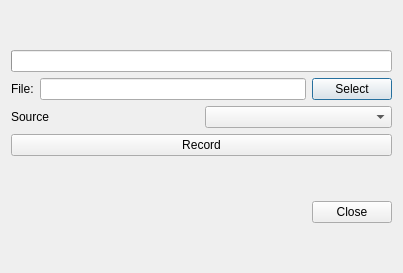
<?xml version="1.0" encoding="UTF-8"?>
<ui version="4.0">
 <class>RecordDialog</class>
 <widget class="QDialog" name="RecordDialog">
  <property name="geometry">
   <rect>
    <x>0</x>
    <y>0</y>
    <width>403</width>
    <height>273</height>
   </rect>
  </property>
  <property name="windowTitle">
   <string>Record</string>
  </property>
  <layout class="QVBoxLayout" name="verticalLayout_2">
   <item>
    <layout class="QVBoxLayout" name="verticalLayout">
     <item>
      <layout class="QHBoxLayout" name="horizontalLayout_3">
       <item>
        <widget class="QProgressBar" name="vuMeter">
         <property name="sizePolicy">
          <sizepolicy hsizetype="Expanding" vsizetype="Fixed">
           <horstretch>0</horstretch>
           <verstretch>0</verstretch>
          </sizepolicy>
         </property>
         <property name="toolTip">
          <string notr="true"/>
         </property>
         <property name="statusTip">
          <string notr="true"/>
         </property>
         <property name="maximum">
          <number>200</number>
         </property>
         <property name="value">
          <number>0</number>
         </property>
         <property name="textVisible">
          <bool>false</bool>
         </property>
        </widget>
       </item>
      </layout>
     </item>
     <item>
      <layout class="QHBoxLayout" name="horizontalLayout">
       <item>
        <widget class="QLabel" name="fileLabel">
         <property name="text">
          <string>File:</string>
         </property>
        </widget>
       </item>
       <item>
        <widget class="QLineEdit" name="fileEdit"/>
       </item>
       <item>
        <widget class="QPushButton" name="filePushButton">
         <property name="text">
          <string>Select</string>
         </property>
        </widget>
       </item>
      </layout>
     </item>
     <item>
      <layout class="QHBoxLayout" name="horizontalLayout_4">
       <item>
        <widget class="QLabel" name="sourceLabel">
         <property name="text">
          <string>Source</string>
         </property>
        </widget>
       </item>
       <item>
        <widget class="QComboBox" name="sourceComboBox"/>
       </item>
      </layout>
     </item>
     <item>
      <layout class="QHBoxLayout" name="horizontalLayout_2">
       <item>
        <widget class="QPushButton" name="recordPushButton">
         <property name="text">
          <string>Record</string>
         </property>
        </widget>
       </item>
      </layout>
     </item>
    </layout>
   </item>
   <item>
    <widget class="QDialogButtonBox" name="buttonBox">
     <property name="orientation">
      <enum>Qt::Horizontal</enum>
     </property>
     <property name="standardButtons">
      <set>QDialogButtonBox::Close</set>
     </property>
     <property name="centerButtons">
      <bool>false</bool>
     </property>
    </widget>
   </item>
  </layout>
 </widget>
 <resources/>
 <connections>
  <connection>
   <sender>buttonBox</sender>
   <signal>accepted()</signal>
   <receiver>RecordDialog</receiver>
   <slot>accept()</slot>
   <hints>
    <hint type="sourcelabel">
     <x>248</x>
     <y>254</y>
    </hint>
    <hint type="destinationlabel">
     <x>157</x>
     <y>274</y>
    </hint>
   </hints>
  </connection>
  <connection>
   <sender>buttonBox</sender>
   <signal>rejected()</signal>
   <receiver>RecordDialog</receiver>
   <slot>reject()</slot>
   <hints>
    <hint type="sourcelabel">
     <x>316</x>
     <y>260</y>
    </hint>
    <hint type="destinationlabel">
     <x>286</x>
     <y>274</y>
    </hint>
   </hints>
  </connection>
  <connection>
   <sender>filePushButton</sender>
   <signal>clicked()</signal>
   <receiver>RecordDialog</receiver>
   <slot>fileDialog()</slot>
   <hints>
    <hint type="sourcelabel">
     <x>321</x>
     <y>121</y>
    </hint>
    <hint type="destinationlabel">
     <x>341</x>
     <y>158</y>
    </hint>
   </hints>
  </connection>
  <connection>
   <sender>recordPushButton</sender>
   <signal>clicked()</signal>
   <receiver>RecordDialog</receiver>
   <slot>recordPushed()</slot>
   <hints>
    <hint type="sourcelabel">
     <x>142</x>
     <y>197</y>
    </hint>
    <hint type="destinationlabel">
     <x>118</x>
     <y>223</y>
    </hint>
   </hints>
  </connection>
 </connections>
 <slots>
  <slot>fileDialog()</slot>
  <slot>recordPushed()</slot>
 </slots>
</ui>
